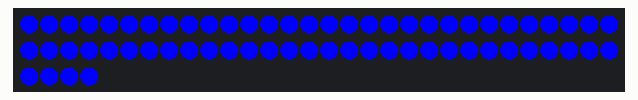
Simulated run of this sketch. Board: Arduino Uno, built with avr-gcc and run on an emulated ATmega328P. Shown: 64 RGB LEDs in strip order, left to right, continuing on the next row. The strip is taken to match the declared colour order.

Above: at 0.2 s.

The sketch:

main.ino
```cpp
#include <Adafruit_NeoPixel.h>

#define PIN 9
#define COUNT_LED 64 // Number of led

Adafruit_NeoPixel pixels = Adafruit_NeoPixel(COUNT_LED, PIN, NEO_RGB + NEO_KHZ800);

void setup() {
  pixels.begin();
  pixels.show();
}


void loop() {
  for (int i=0;i<=63;i++) {
    pixels.setPixelColor(i, pixels.Color(0, 0, 250));
    pixels.show();
  }
}
```
